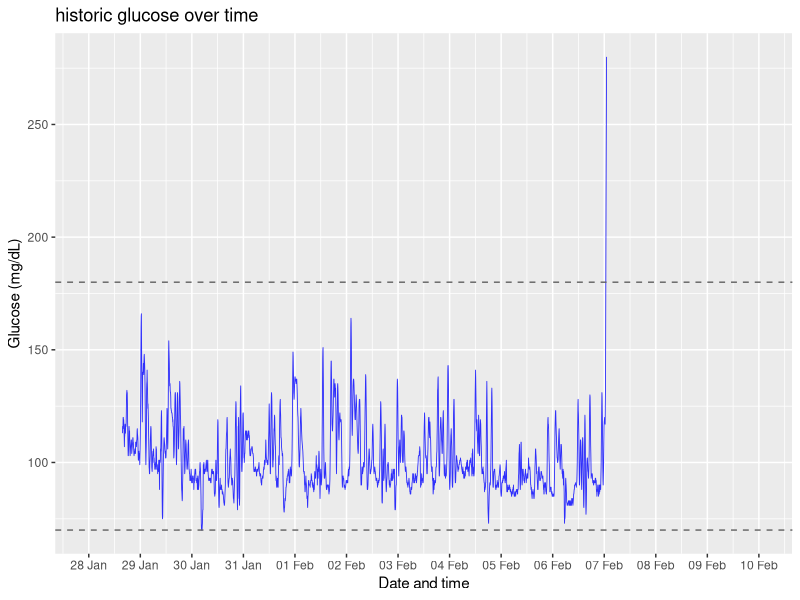
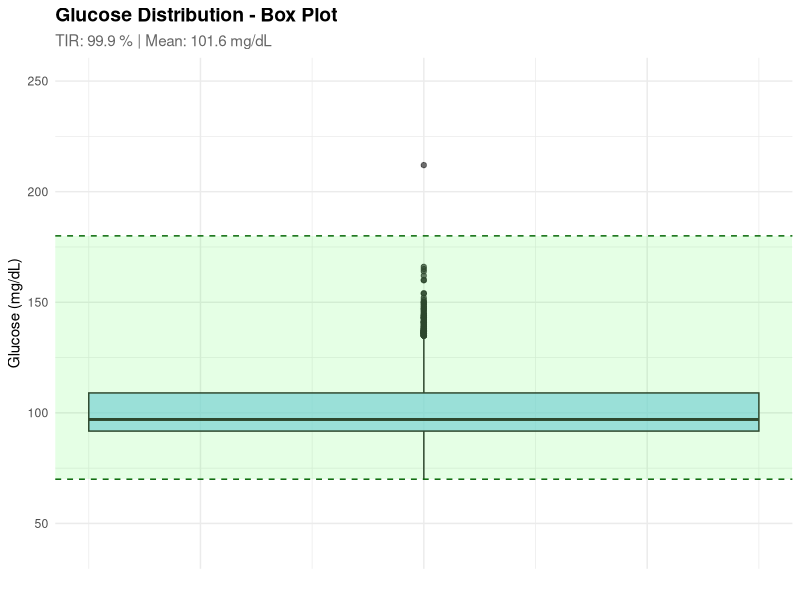
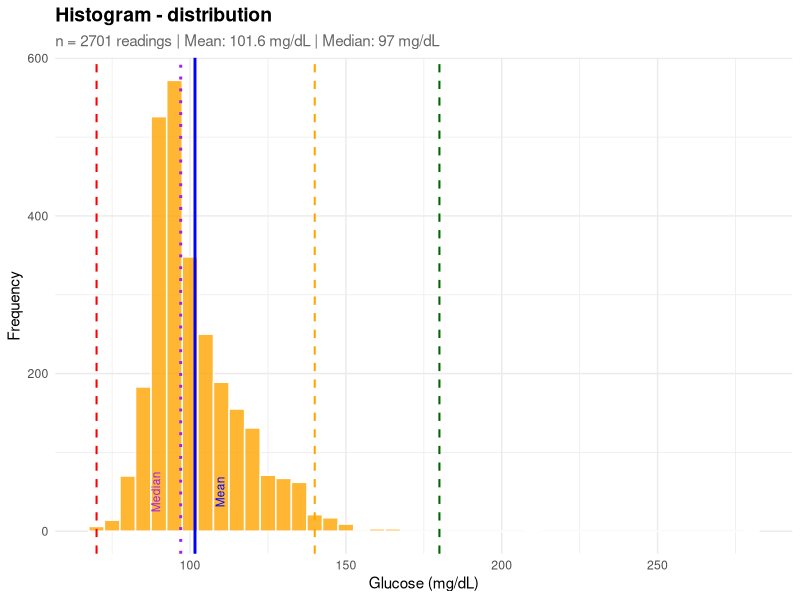

Source code (R) for these figures, in order:
library(dplyr)
library(tidyr)
library(readr)
library(lubridate)
library(purrr)
library(ggplot2)
library(tidyverse)

# loading data --------
raw <- read_csv("YazanAbdullatif_glucose_10-2-2026.csv")
raw_data_sample <- raw %>%
  head(15)
write_csv(raw_data_sample, "raw_data_sample.csv")
# raw and skipping first row containing metadata
raw1 <- read_csv("YazanAbdullatif_glucose_10-2-2026.csv", skip = 1)

# sample with first 15 rows
raw1_data_sample <- raw1 %>%
  head(15) %>%
  mutate(`Device Timestamp` = as.character(`Device Timestamp`))  # Format for CSV

# View the sample
print(raw1_data_sample)

# Save as a new CSV file
write_csv(raw1_data_sample, "raw1_data_sample.csv")
str(raw1)

# ----------- data cleaning

cleaned_data <- raw1 %>%
  # Keep only historic glucose readings
  filter(`Record Type` == 0) %>%
  # Select only needed columns (historic glucose and timestamps)
  select(
    timestamp = `Device Timestamp`,
    glucose = `Historic Glucose mg/dL`
  ) %>%
  # Convert timestamp to POSIXct
  mutate(
    timestamp = dmy_hm(timestamp),
    glucose = as.numeric(glucose)
  ) %>%
  # Remove missing glucose values
  filter(!is.na(glucose)) %>%
  # Sort by time - ascening
  arrange(timestamp)

# view the results
view(cleaned_data)
str(cleaned_data)

cleaned_data_sample <- cleaned_data %>%
  head(20) %>%
  mutate(timestamp = format(timestamp, "%Y-%m-%d %H:%M"))
cleaned_data_sample

# Save as a new CSV file to be uploaded to Github
write_csv(cleaned_data_sample, "cleaned_data_sample.csv")

# Time series plot-------------

timeplot <- ggplot(cleaned_data, aes(x = timestamp, y = glucose)) +
  geom_line(linewidth = 0.3, alpha = 0.8, colour = "blue") +
  geom_hline(yintercept = c(70, 180), linetype = "dashed", colour = "gray40") +
  labs(x = "Date and time", y = "Glucose (mg/dL)", title = "historic glucose over time") +
  scale_x_datetime(date_breaks = "1 day", date_labels = "%d %b",
                   limits = as.POSIXct(c("2026-01-28", "2026-02-10")))
timeplot
# ------------------
# Glycemic Metrics

# Defining glucose ranges

TIR_UPPER <- 180 # upper limit for time in range
TIR_LOWER <- 70  # lowerlimit for TIR and TITR
TITR_UPPER <- 140 # upper limit for TITR

# Calculate glycemic metrics (with AI assistance)
glycemic_metrics <- cleaned_data %>%
  summarise(
    days_of_data = as.numeric(difftime(max(timestamp), min(timestamp), units = "days")),
    n_readings = n(), # count total number of readings
    
    min_glucose = min(glucose),
    q1_glucose = quantile(glucose, 0.25)[[1]],
    med_glucose = median(glucose),
    q3_glucose = quantile(glucose, 0.75)[[1]],
    max_glucose = max(glucose),
    mean_glucose = mean(glucose),
    sd_glucose = sd(glucose),
    cv_glucose = sd_glucose / mean_glucose,
    
    TIR = sum(glucose >= TIR_LOWER & glucose <= TIR_UPPER) / n() * 100, # percentage of time spent in TIR
    TITR = sum(glucose >= TIR_LOWER & glucose <= TITR_UPPER) / n() * 100 # percentage of time spent in TITR
  )

View(glycemic_metrics)

# ------- Box plot

box_plot <- ggplot(cleaned_data, aes(y = glucose)) +
  geom_boxplot(fill = "skyblue", alpha = 0.7, width = 0.3) +
  annotate("rect",
           xmin = -Inf,
           xmax = Inf,
           ymin = 70, ymax = 180,
           fill = "green", alpha = 0.1) +
  geom_hline(yintercept = c(70, 180), linetype = "dashed", color = "darkgreen") +
  labs(
    title = "Glucose Distribution - Box Plot",
    subtitle = paste("TIR:", round(glycemic_metrics$TIR, 1), 
                     "% | Mean:", round(glycemic_metrics$mean_glucose, 1), "mg/dL"),
    y = "Glucose (mg/dL)",
    x = ""
  ) +
  ylim(40, 250) +
  theme_minimal() +
  theme(
    plot.title = element_text(face = "bold", size = 14),
    plot.subtitle = element_text(color = "gray40"),
    axis.text.x = element_blank()
  )

print(box_plot)

# ----- Histogram
histo <- ggplot(cleaned_data, aes(x = glucose)) +
  geom_histogram(binwidth = 5, fill = "orange", color = "white", alpha = 0.8) +
  geom_vline(xintercept = c(70, 140, 180), 
             linetype = "dashed", 
             color = c("red", "orange", "darkgreen"),
             size = 0.7) +
  geom_vline(xintercept = glycemic_metrics$mean_glucose, 
             color = "blue", size = 1, linetype = "solid") +
  geom_vline(xintercept = glycemic_metrics$med_glucose,
             color = "purple", size = 1, linetype = "dotted") +
  annotate("text", x = glycemic_metrics$mean_glucose + 8, y = 50, 
           label = "Mean", angle = 90, color = "blue", size = 3) +
  annotate("text", x = glycemic_metrics$med_glucose - 8, y = 50, 
           label = "Median", angle = 90, color = "purple", size = 3) +
  labs(
    title = "Histogram - distribution",
    subtitle = paste("n =", glycemic_metrics$n_readings, "readings |",
                     "Mean:", round(glycemic_metrics$mean_glucose, 1), "mg/dL |",
                     "Median:", round(glycemic_metrics$med_glucose, 1), "mg/dL"),
    x = "Glucose (mg/dL)",
    y = "Frequency"
  ) +
  theme_minimal() +
  theme(
    plot.title = element_text(face = "bold", size = 14),
    plot.subtitle = element_text(color = "gray40")
  )

histo
